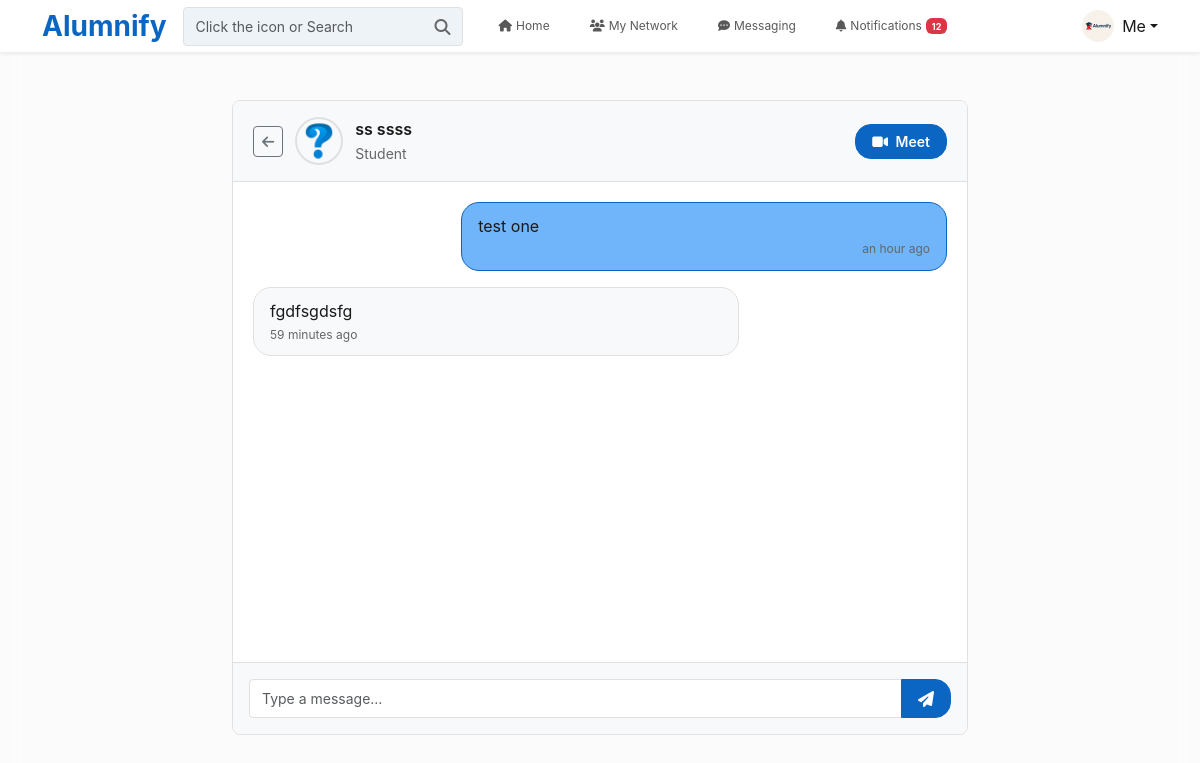
Screenshot of /messaging/chat/8/ (signed in) with the database file from the repository.
### User/models.py (models this page shows, shortened)
class UserProfile(models.Model):
    GENDER_CHOICES = (
        ('M', 'Male'),
        ('F', 'Female'),
        ('O', 'Other'),
    )
    user = models.OneToOneField(User, on_delete=models.CASCADE)
    full_name = models.CharField(max_length=255)
    headline = models.CharField(max_length=255, blank=True, null=True)
    location = models.CharField(max_length=255, blank=True, null=True)
    summary = models.TextField(blank=True, null=True)
    profile_photo = models.ImageField(upload_to='profile_photos/', default='profile_photos/defaultpp.png')
    phone = models.CharField(max_length=15, unique=True, default=None)
    university = models.CharField(max_length=255, blank=True, null=True)
    gender = models.CharField(max_length=1, choices=GENDER_CHOICES, blank=True, default="")
    background_photo = models.ImageField(upload_to='background_photos/', blank=True, null=True)
    profile_headline = models.CharField(max_length=255, null=True)
    is_alumni = models.BooleanField(default=False)
    department = models.CharField(max_length=120, blank=True)

### messaging/models.py (models this page shows, shortened)
class Message(models.Model):
    sender = models.ForeignKey(User, on_delete=models.CASCADE, related_name='sent_messages')
    receiver = models.ForeignKey(User, on_delete=models.CASCADE, related_name='received_messages')
    content = models.TextField()
    timestamp = models.DateTimeField(auto_now_add=True)
    is_read = models.BooleanField(default=False)
    class Meta:
        ordering = ['-timestamp']

### messaging/views.py (the view)
# urls.py: path('chat/<int:user_id>/', views.chat, name='chat'),
@login_required
def chat(request, user_id):
    other_user = get_object_or_404(User, id=user_id)
    messages_qs = Message.objects.filter(
        (Q(sender=request.user, receiver=other_user) | Q(sender=other_user, receiver=request.user))
    ).order_by("timestamp")
    if request.method == "POST":
        content = request.POST.get("message", "").strip()
        if content:
            Message.objects.create(sender=request.user, receiver=other_user, content=content)
            return redirect("chat", user_id=other_user.id)
    return render(request, "messaging/chat.html", {
        "other_user": other_user,
        "messages": messages_qs
    })

### notifications/context_processors.py (called while the page is built)
def notifications_context(request):
    if not request.user.is_authenticated:
        return {}
    qs = request.user.notifications.filter(is_read=False)
    return {
        'unread_notifications_count': qs.count(),
        'has_unread_notifications': qs.exists(),
    }

### templates/messaging/chat.html (shortened to what this page needs)
{% extends "base.html" %}
{% load static %}
{% load humanize %}
{% block content %}
<div class="container py-4">
  <div class="row">
    <div class="col-12 col-lg-8 mx-auto">
      <div class="chat-wrapper">
        <div class="chat-header">
          <div class="chat-header-left">
            <a href="{% url 'inbox' %}" class="btn btn-sm btn-outline-secondary">
              <i class="fa-solid fa-arrow-left"></i>
            </a>
            <img
              class="chat-avatar"
              src="{% if other_user.userprofile and other_user.userprofile.profile_photo %}{{ other_user.userprofile.profile_photo.url }}{% else %}{% static 'images/default-profile.png' %}{% endif %}"
              alt="{{ other_user.get_full_name|default:other_user.username }}"
            >
            <div>
              <div class="fw-semibold">{{ other_user.get_full_name|default:other_user.username }}</div>
              {% if other_user.userprofile %}
                <small class="text-muted">
                  {% if other_user.userprofile.headline %}
                    {{ other_user.userprofile.headline }}
                  {% else %}
                    {% if other_user.userprofile.is_alumni %}Alumni{% else %}Student{% endif %}
                  {% endif %}
                </small>
              {% endif %}
            </div>
          </div>
          <div class="chat-actions">
            <a href="{% url 'chat_start_meeting' other_user.id %}" class="btn btn-sm btn-primary">
              <i class="fa-solid fa-video me-1"></i> Meet
            </a>
          </div>
        </div>
        <div class="chat-body" id="chatBody">
          {% for m in messages %}
            {% if m.sender_id == request.user.id %}
              <div class="bubble me">
                {{ m.content }}
                <div class="chat-time text-end">{{ m.timestamp|naturaltime }}</div>
              </div>
            {% else %}
              <div class="bubble them">
                {{ m.content }}
                <div class="chat-time">{{ m.timestamp|naturaltime }}</div>
              </div>
            {% endif %}
          {% empty %}
            <div class="text-center text-muted py-5">
              <i class="fa-regular fa-comments fa-2x mb-3"></i>
              <p class="mb-0">Say hello to start the conversation 👋</p>
            </div>
          {% endfor %}
        </div>
        <form method="post" class="chat-input">
          <div class="input-group">
            <input type="text" name="message" class="form-control" placeholder="Type a message…" autocomplete="off" required>
            <button class="btn btn-primary" type="submit">
              <i class="fa-solid fa-paper-plane"></i>
            </button>
          </div>
        </form>
      </div>
    </div>
  </div>
</div>
{% endblock %}

### static/css/main.css (style rules this page uses)
:root { --primary: #0a66c2; --primary-dark: #004182; --primary-light: #70b5f9; --bg: #f8f9fa; --surface: #ffffff; --text: #191919; --text-secondary: #666666; --border: #e0e0e0; --error: #d11124; --success: #057642; --warning: #ffc107; --shadow: 0 2px 8px rgba(0,0,0,0.1); --radius: 8px; --transition: all 0.2s ease; }
* { margin: 0; padding: 0; box-sizing: border-box; }
body { font-family: -apple-system, BlinkMacSystemFont, 'Segoe UI', Roboto, sans-serif; background: var(--bg); color: var(--text); line-height: 1.5; min-height: 100vh; padding-top: 76px; }
.btn-primary { background-color: var(--primary); border-color: var(--primary); border-radius: 16px; font-weight: 600; padding: 6px 16px; }
.text-muted { color: #666 !important; }
.form-control { border: 1px solid var(--border); border-radius: 4px; padding: 8px 12px; font-size: 14px; transition: var(--transition); }
body::before { content: ""; position: fixed; top: 0; left: 0; width: 100%; height: 100%; backdrop-filter: blur(12px); -webkit-backdrop-filter: blur(12px); background-color: rgba(255, 255, 255, 0.4); z-index: -1; }

### templates/messaging/chat.html (style rules this page uses)
.chat-wrapper { border: 1px solid var(--border); border-radius: var(--radius); overflow: hidden; background: var(--surface); }
.chat-header { background: var(--bg); border-bottom: 1px solid var(--border); padding: 16px 20px; display: flex; align-items: center; gap: 12px; justify-content: space-between; }
.chat-header-left { display: flex; align-items: center; gap: 12px; }
.chat-actions { display: flex; align-items: center; gap: 8px; }
.chat-avatar { width: 48px; height: 48px; border-radius: 50%; object-fit: cover; border: 2px solid var(--border); }
.chat-body { height: 60vh; overflow-y: auto; padding: 20px; background: var(--surface); }
.bubble { max-width: 70%; margin-bottom: 16px; padding: 12px 16px; border-radius: 18px; line-height: 1.4; }
.me { margin-left: auto; background: var(--primary-light); border: 1px solid var(--primary); }
.them { margin-right: auto; background: var(--bg); border: 1px solid var(--border); }
.chat-time { font-size: 12px; color: var(--text-secondary); margin-top: 4px; }
.chat-input { border-top: 1px solid var(--border); background: var(--bg); padding: 16px; }

### rows the page displays
Message: content "test one", timestamp "an hour ago"
Message: content "fgdfsgdsfg", timestamp "59 minutes ago"

### other values shown
{{ unread_notifications_count }} "12"
{{ other_user.get_full_name|default:other_user.username }} "ss ssss"
{{ other_user.userprofile.headline }} "Student"
